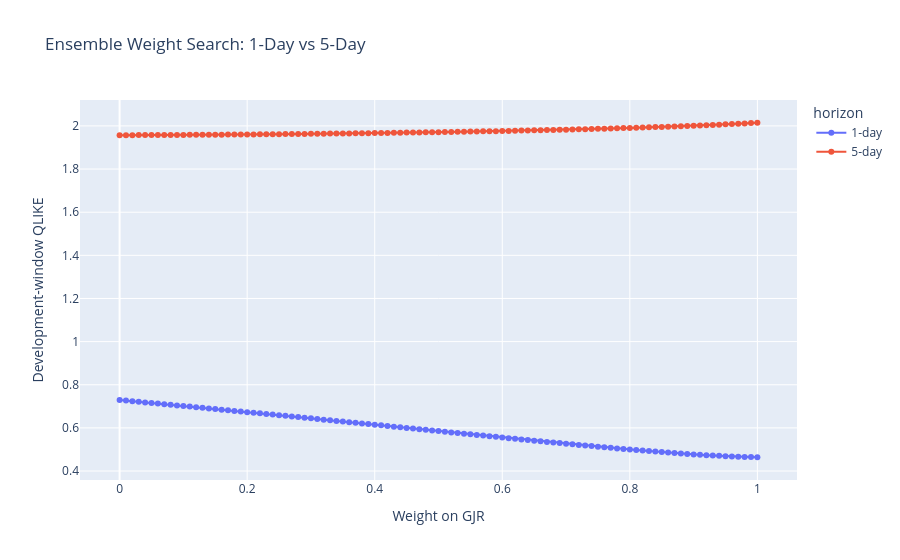

The notebook cell this image was saved under:
### Code cell
import plotly.express as px
def plot_weight_search_both(w1_table, w5_table):
    """
    Compare 1-day and 5-day ensemble weight searches on the same figure.
    """
    d1 = w1_table.copy()
    d1["horizon"] = "1-day"

    d5 = w5_table.copy()
    d5["horizon"] = "5-day"

    d = pd.concat([d1, d5], axis=0)

    fig = px.line(
        d, x="w", y="qlike", color="horizon", markers=True,
        title="Ensemble Weight Search: 1-Day vs 5-Day"
    )
    fig.update_layout(
        xaxis_title="Weight on GJR",
        yaxis_title="Development-window QLIKE"
    )
    fig.show()

plot_weight_search_both(w1_table, w5_table)
